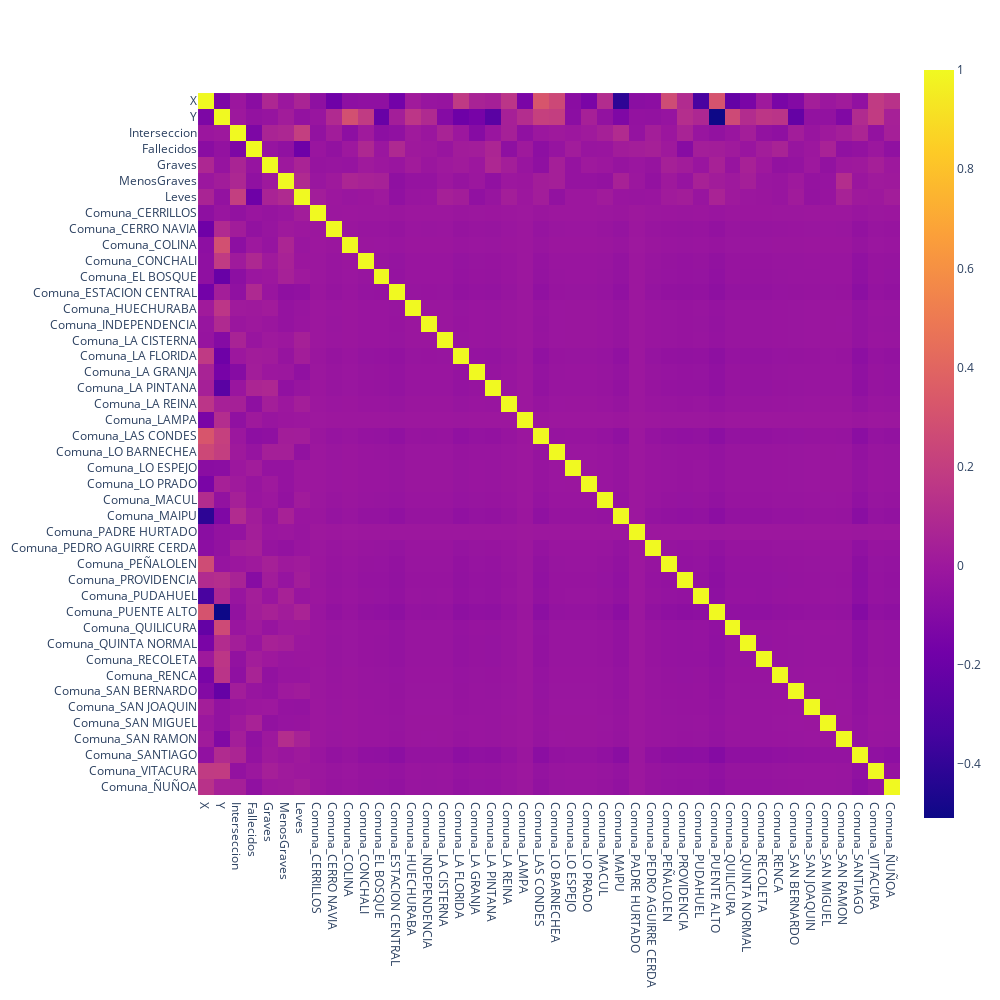

Notebook cell for this chart:
### Markdown cell above
Correlación de pearson para evaluar si hay variables que se autoexplican

### Code cell
fig = px.imshow(df_completo.corr())
fig.update_layout(autosize=True, width=1000, height=1000)
fig.show()

### Figure 1 — Plotly figure (JSON) as saved in the notebook; plotly's stock layout.template omitted (floating-point values rounded to 4 significant figures; data arrays with more than 128 entries replaced by an {"elided": "..."} marker saying what was removed)
{"data": [{"coloraxis": "coloraxis", "hovertemplate": "x: %{x}<br>y: %{y}<br>color: %{z}<extra></extra>", "name": "0", "type": "heatmap", "x": ["X", "Y", "Interseccion", "Fallecidos", "Graves", "MenosGraves", "Leves", "Comuna_CERRILLOS", "Comuna_CERRO NAVIA", "Comuna_COLINA", "Comuna_CONCHALI", "Comuna_EL BOSQUE", "Comuna_ESTACION CENTRAL", "Comuna_HUECHURABA", "Comuna_INDEPENDENCIA", "Comuna_LA CISTERNA", "Comuna_LA FLORIDA", "Comuna_LA GRANJA", "Comuna_LA PINTANA", "Comuna_LA REINA", "Comuna_LAMPA", "Comuna_LAS CONDES", "Comuna_LO BARNECHEA", "Comuna_LO ESPEJO", "Comuna_LO PRADO", "Comuna_MACUL", "Comuna_MAIPU", "Comuna_PADRE HURTADO", "Comuna_PEDRO AGUIRRE CERDA", "Comuna_PEÑALOLEN", "Comuna_PROVIDENCIA", "Comuna_PUDAHUEL", "Comuna_PUENTE ALTO", "Comuna_QUILICURA", "Comuna_QUINTA NORMAL", "Comuna_RECOLETA", "Comuna_RENCA", "Comuna_SAN BERNARDO", "Comuna_SAN JOAQUIN", "Comuna_SAN MIGUEL", "Comuna_SAN RAMON", "Comuna_SANTIAGO", "Comuna_VITACURA", "Comuna_ÑUÑOA"], "xaxis": "x", "y": ["X", "Y", "Interseccion", "Fallecidos", "Graves", "MenosGraves", "Leves", "Comuna_CERRILLOS", "Comuna_CERRO NAVIA", "Comuna_COLINA", "Comuna_CONCHALI", "Comuna_EL BOSQUE", "Comuna_ESTACION CENTRAL", "Comuna_HUECHURABA", "Comuna_INDEPENDENCIA", "Comuna_LA CISTERNA", "Comuna_LA FLORIDA", "Comuna_LA GRANJA", "Comuna_LA PINTANA", "Comuna_LA REINA", "Comuna_LAMPA", "Comuna_LAS CONDES", "Comuna_LO BARNECHEA", "Comuna_LO ESPEJO", "Comuna_LO PRADO", "Comuna_MACUL", "Comuna_MAIPU", "Comuna_PADRE HURTADO", "Comuna_PEDRO AGUIRRE CERDA", "Comuna_PEÑALOLEN", "Comuna_PROVIDENCIA", "Comuna_PUDAHUEL", "Comuna_PUENTE ALTO", "Comuna_QUILICURA", "Comuna_QUINTA NORMAL", "Comuna_RECOLETA", "Comuna_RENCA", "Comuna_SAN BERNARDO", "Comuna_SAN JOAQUIN", "Comuna_SAN MIGUEL", "Comuna_SAN RAMON", "Comuna_SANTIAGO", "Comuna_VITACURA", "Comuna_ÑUÑOA"], "yaxis": "y", "z": {"elided": "44x44 float values"}}], "layout": {"autosize": true, "coloraxis": {"colorscale": [[0, "#0d0887"], [0.1111, "#46039f"], [0.2222, "#7201a8"], [0.3333, "#9c179e"], [0.4444, "#bd3786"], [0.5556, "#d8576b"], [0.6667, "#ed7953"], [0.7778, "#fb9f3a"], [0.8889, "#fdca26"], [1, "#f0f921"]]}, "height": 1000, "margin": {"t": 60}, "width": 1000, "xaxis": {"anchor": "y", "constrain": "domain", "domain": [0, 1], "scaleanchor": "y"}, "yaxis": {"anchor": "x", "autorange": "reversed", "constrain": "domain", "domain": [0, 1]}}}
